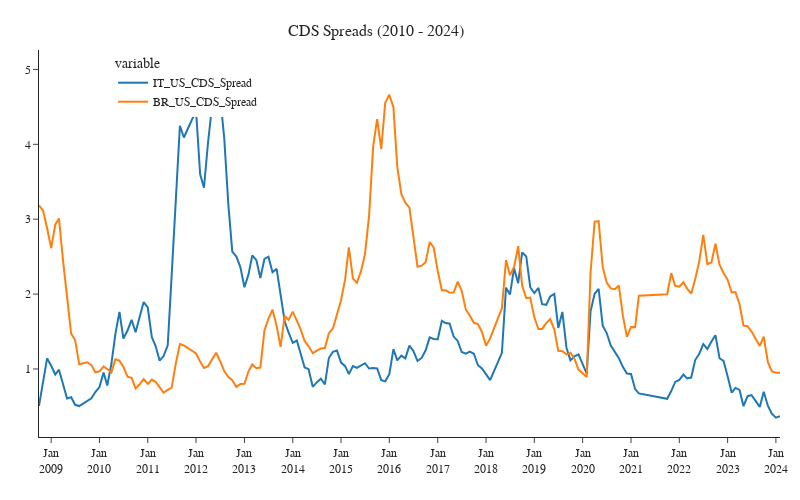

The code cell stored with this chart in its notebook:
### Code cell
import plotly.graph_objects as go
import plotly.express as px


fig = px.line(data, x=data.index, y=['IT_US_CDS_Spread', 'BR_US_CDS_Spread'],
              title='CDS Spreads (2010 - 2024)' , template=template )

#fig.add_hline(y=10.487594, line_width=2, line_dash="dash", line_color="black")

fig.update_layout(
    margin=dict(l=0, r=20, t=50, b=0),
    # paper_bgcolor="Black",
     font_family="Calibri",
     showlegend=True,
     title_x=0.47, title_y=0.95,
     legend_x = 0.1)

fig.update_xaxes(
    dtick="M12",
    tickformat="%b\n%Y")

fig.update_layout(
   xaxis_title="",
   yaxis_title=""
)

fig.update_layout(
    autosize=False,
    width=800,
    height=500,
)

fig.update_layout(title={'font': {'size': 16}})

fig.show()

### Figure 1 — Plotly figure (JSON) as saved in the notebook; plotly's stock layout.template omitted (floating-point values rounded to 4 significant figures; data arrays with more than 128 entries replaced by an {"elided": "..."} marker saying what was removed)
{"data": [{"hovertemplate": "variable=IT_US_CDS_Spread<br>DATE=%{x}<br>value=%{y}<extra></extra>", "legendgroup": "IT_US_CDS_Spread", "line": {"color": "#1F77B4", "dash": "solid"}, "marker": {"symbol": "circle"}, "mode": "lines", "name": "IT_US_CDS_Spread", "orientation": "v", "showlegend": true, "type": "scatter", "x": {"elided": "173 str values"}, "xaxis": "x", "y": {"elided": "173 float values"}, "yaxis": "y"}, {"hovertemplate": "variable=BR_US_CDS_Spread<br>DATE=%{x}<br>value=%{y}<extra></extra>", "legendgroup": "BR_US_CDS_Spread", "line": {"color": "#FF7F0E", "dash": "solid"}, "marker": {"symbol": "circle"}, "mode": "lines", "name": "BR_US_CDS_Spread", "orientation": "v", "showlegend": true, "type": "scatter", "x": {"elided": "173 str values"}, "xaxis": "x", "y": {"elided": "173 float values"}, "yaxis": "y"}], "layout": {"autosize": false, "font": {"family": "Calibri"}, "height": 500, "legend": {"title": {"text": "variable"}, "tracegroupgap": 0, "x": 0.1}, "margin": {"b": 0, "l": 0, "r": 20, "t": 50}, "showlegend": true, "title": {"font": {"size": 16}, "text": "CDS Spreads (2010 - 2024)", "x": 0.47, "y": 0.95}, "width": 800, "xaxis": {"anchor": "y", "domain": [0, 1], "dtick": "M12", "tickformat": "%b\n%Y", "title": {"text": ""}}, "yaxis": {"anchor": "x", "domain": [0, 1], "title": {"text": ""}}}}
